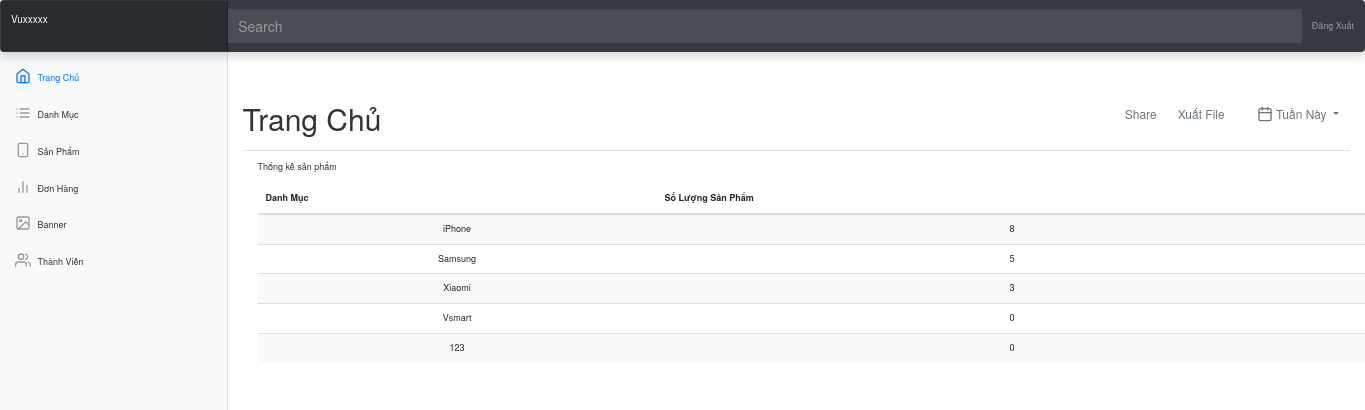
The app's page /admin/index.php?controller=home (signed in) with its own data.
### tables this page shows
CREATE TABLE `category` (
  `id_category` int(11) NOT NULL,
  `name_category` varchar(250) NOT NULL
);

### admin/controller/index.php (called while the page is built)
<?php
    include ('view/public/navbar.php');
    include ('view/public/main.php');
    include ('view/public/footer.php');
?>

### admin/model/DBconfig.php (called while the page is built, shortened)
<?php
function connection(){
    $dburl = "mysql:host=localhost;dbname=webdt;charset=utf8";
    $username = 'root';
    $password = '';
    $conn = new PDO($dburl, $username, $password);
    $conn->setAttribute(PDO::ATTR_ERRMODE, PDO::ERRMODE_EXCEPTION);
    return $conn;
}
function selectAll($sql){
    $conn = connection();
    $stmt = $conn->prepare($sql);
    $stmt->execute();
    $data = $stmt->fetchAll();
    return $data;
}
function selectRow($sql){
    $conn = connection();
    $stmt = $conn->prepare($sql);
    $stmt->execute();
    $data = $stmt->fetchColumn();
    return $data;
}

### admin/view/public/main.php (the view, shortened to what this page needs)
<main role="main" class="col-md-9 ml-sm-auto col-lg-10 px-md-4">
    <div
        class="d-flex justify-content-between flex-wrap flex-md-nowrap align-items-center pt-3 pb-2 mb-3 border-bottom">
        <h1 class="h2">Trang Chủ</h1>
        <div class="btn-toolbar mb-2 mb-md-0">
            <div class="btn-group mr-2">
                <button type="button" class="btn btn-sm btn-outline-secondary">Share</button>
                <button type="button" class="btn btn-sm btn-outline-secondary">Xuất File</button>
            </div>
            <button type="button" class="btn btn-sm btn-outline-secondary dropdown-toggle">
                <span data-feather="calendar"></span>
                Tuần Này
            </button>
        </div>
    </div>
    <?php
        $sql = "SELECT * FROM category";
        $selectcategory = SelectAll($sql);
    ?>
<div class="container">
    <p>Thống kê sản phẩm</p>
    <table class="table table-striped">
        <thead>
        <tr>
            <th>Danh Mục</th>
            <th>Số Lượng Sản Phẩm</th>
        </tr>
        </thead>
        <tbody>
            <?php
                foreach ($selectcategory as $value) {
                $id_category = $value['id_category'];
                $sql = "SELECT COUNT(*) FROM product WHERE id_category = '$id_category'";
                $numberproduct2 = selectRow($sql);
            ?>
                <tr>
                    <td><?php echo $value['name_category'] ?></td>
                    <td><?php echo $numberproduct2 ?></td>
                </tr>
            <?php
                }
            ?>
        </tbody>
    </table>
</div>
</main>

### admin/view/public/css/style.css (style rules this page uses)
body { font-size: 0.9rem; }
.feather { width: 16px; height: 16px; vertical-align: text-bottom; }
table { text-align: center; }

### records on screen
category: name_category "iPhone", numberproduct2 "8"
category: name_category "Samsung", numberproduct2 "5"
category: name_category "Xiaomi", id_category "3"
category: name_category "Vsmart", numberproduct2 "0"
category: name_category "123", numberproduct2 "0"
